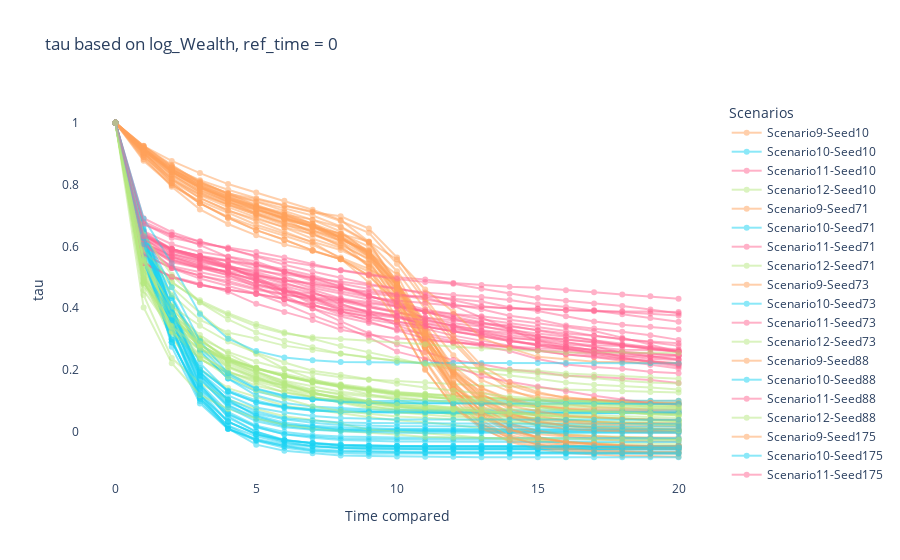

Notebook cell for this chart:
### Code cell
fig = go.Figure()

colors = px.colors.qualitative.Plotly  # or any other color palette
# scenario_colors = {scenario: colors[i % len(colors)] for i, scenario in enumerate(all_results_var_rank['Scenario'].unique())}
scenario_colors = {9: colors[4], 10: colors[5], 11: colors[6], 12: colors[7]}


for seed in seeds:
    # for i in all_results['Scenario'].unique():
    for i in range(9,13):
        df = all_results_var[(all_results_var['Scenario'] == i) & (all_results_var['Seed'] == seed)]
        fig.add_trace(
            go.Scatter(
                x=df['Time_compared'],
                y=df['tau'],
                mode = 'lines+markers',
                name = f'Scenario{i}-Seed{seed}',
                opacity = 0.5, 
                line = dict(color = scenario_colors[i])
                
            )
            )
fig.update_layout(
    title = 'tau based on log_Wealth, ref_time = 0',
    xaxis_title='Time compared',
    yaxis_title='tau',
    legend_title='Scenarios',
    # font_family="Times New Roman",
    # title_font_family="Times New Roman",
    showlegend=True,
   
    # margin=dict(l=10, r=10, t=10, b=10),
    # paper_bgcolor='rgba(0,0,0,0)',
    plot_bgcolor = 'rgba(0,0,0,0)'
)

fig.show()
